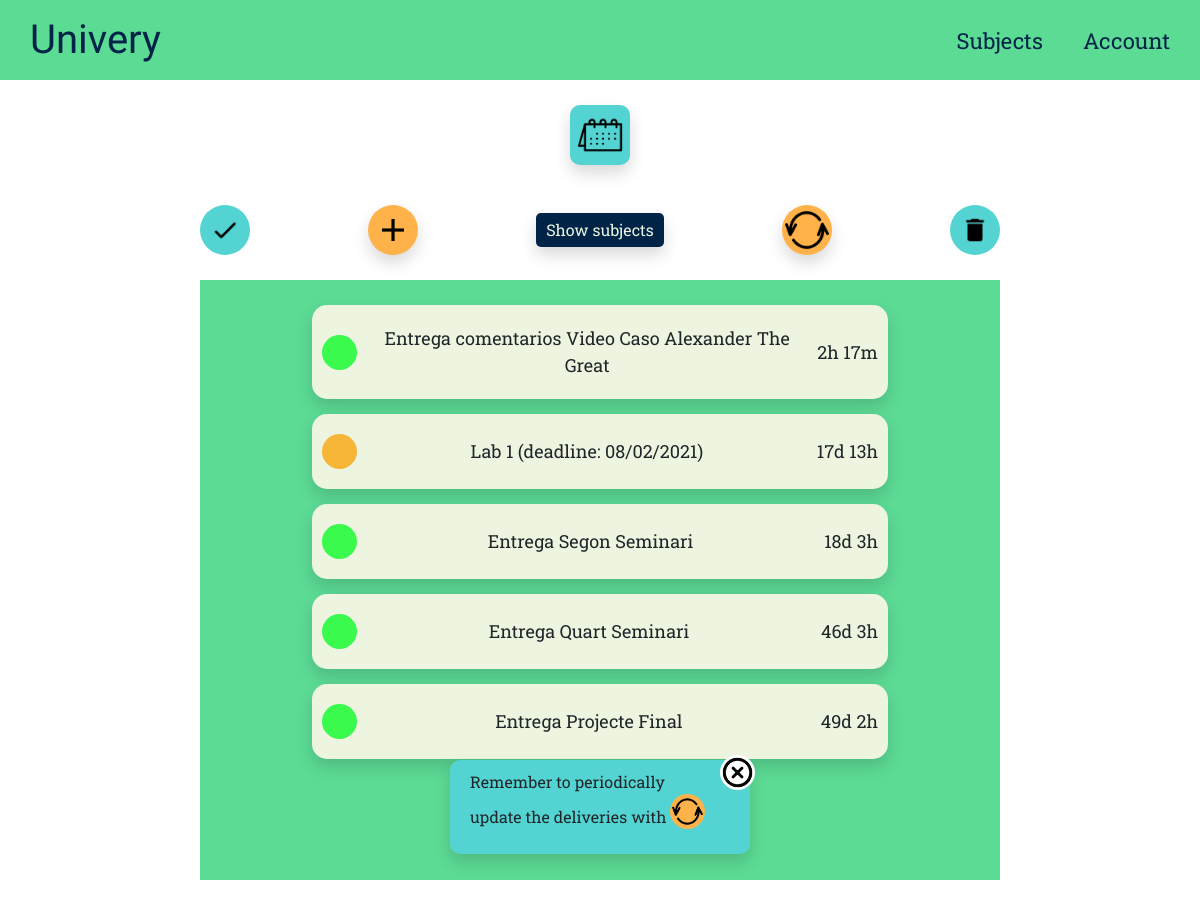
Screenshot of / (signed in) with the database file from the repository.
### app/models.py (models this page shows, shortened)
class UserSubject(db.Model):
    __tablename__ = 'userSubject'
    subject_id = db.Column(db.String(15), db.ForeignKey('subject.identification'), primary_key=True)
    user_id = db.Column(db.Integer, db.ForeignKey('user.id'), primary_key=True)
    color = db.Column(db.String(10), nullable=False, default="#000")
    subject = db.relationship("Subject", back_populates="users")
    user = db.relationship("User", back_populates="subjects")

class Delivery(db.Model):
    id = db.Column(db.Integer, primary_key=True)
    identification = db.Column(db.String(15), nullable=False, default=0)
    name = db.Column(db.String(80), nullable=False)
    description = db.Column(db.String(1000))
    toDate = db.Column(db.DateTime, nullable=True)
    toDateStr = db.Column(db.String(20), nullable=True)
    url = db.Column(db.String(300), nullable=True)
    hasEnded = db.Column(db.Boolean, nullable=False, default=False)
    subject_id = db.Column(db.String(15), db.ForeignKey('subject.identification'), nullable=False)
    users = db.relationship("UserDelivery", back_populates="delivery")

### app/main/routes.py (the view)
@main.route("/")
def home():
    if not current_user.is_authenticated:
        return render_template('welcome.html', title="Welcome")
    return render_template('delivery/not-done-deliveries.html', title="Home", actions=ACTIONS,
            deliveries=filter_deliveries(
                lambda d: not d.isDone and not d.isEliminated and is_future(d.delivery.toDate)),
                date_format=DATE_FORMAT)

### app/deliveries/utils.py (called while the page is built)
def filter_deliveries(restriction):
    data = build_data([
        d for d in current_user.deliveries if restriction(d)])
    return sorted(data, key=lambda x: x['toDate'])

def build_data(deliveries):
    return [{
            "id": ud.delivery.id,
            "name": ud.delivery.name,
            "description": ud.delivery.description,
            "toDate": ud.delivery.toDate,
            "toDateStr": ud.delivery.toDate.strftime(DATE_FORMAT),
            "url": ud.delivery.url,
            "type": getType(ud),
            "subject_name": getSubjectById(ud.delivery.subject_id).name,
            "subject_color": USbySubject(ud.delivery.subject_id).color
        } for ud in deliveries]

def is_future(date):
    return date > datetime.now()

def getType(ud):
    if ud.isEliminated:
        return "Removed"
    elif ud.isDone:
        return "Done"
    return "Undone"

### app/global_utils.py (called while the page is built)
def USbySubject(subject_id):
    return db.session.query(UserSubject).filter_by(
        subject_id=subject_id,
        user_id=current_user.id
    ).first()

def getSubjectById(id):
    return db.session.query(Subject
    ).filter_by(identification=id
    ).first()

### app/main/utils.py (called while the page is built)
    def __call__(self):
        if self.boolean:
            return render_template('errors/maintenance.html', title="Error")

### app/models.py (called while the page is built)
@login_manager.user_loader
def load_user(id):
    return User.query.get(int(id))

### app/templates/delivery/not-done-deliveries.html
{% extends "home.html" %}
{% block deliveries %}
<div class="menu">
    <div class="swapper md-vr-mg">
        <a href="{{url_for('deliveries.calendar')}}"><img class="shadow" src="/static/web_pics/calendar.png" alt=""></a>
    </div>
    <div class="info">
        <div>
            <a href="{{url_for('main.done_deliveries')}}"><img class="del-type-img" src="/static/web_pics/done.png" alt=""></a>
        </div>
        <div>
            <a href="{{ url_for('deliveries.add_delivery', next=request.endpoint) }}">
                <img class="shadow action-img" src="/static/web_pics/add.png" alt="">
            </a>
        </div>
        <div>
            <p id="colors-btn" class="show-colors shadow">Show subjects</p>
        </div>
        <div>
            <a href="{{ url_for('deliveries.update_deliveries', next=request.endpoint) }}">
                <img class="shadow action-img" src="/static/web_pics/refresh.png" alt="">
            </a>
        </div>
        <div>
            <a href="{{url_for('main.removed_deliveries')}}"><img class="del-type-img" src="/static/web_pics/remove.png" alt=""></a>
        </div>
    </div>
</div>
<div class="mycontainer">
    <div id="notdone" class="delivery-container">
        {% if deliveries|length > 0 %}
            {% for d in deliveries %}
                <div onclick='openPopup({{ d|tojson }}, "/")' class="delivery-block shadow">
                    <span style="--color: {{d['subject_color']}};" class="subject-color"></span>
                    <div class="delivery-name">
                        <p>{{d["name"]}}</p>
                    </div>
                    <div class="delivery-date">
                        <p class="time">{{d["toDate"]}}</p>
                    </div>
                </div>
            {% endfor %}
        {% else %}
            <div class="delivery-block shadow">
                    <div class="delivery-name">
                        <p>No future deliveries</p>
                    </div>
                </div>
        {% endif %}
    </div>
</div>
{% endblock deliveries %}

### app/static/main.css (style rules this page uses)
* { margin: 0; padding: 0; -webkit-box-sizing: border-box; box-sizing: border-box; }
body { font-family: "Roboto Slab", serif; }
.md-vr-mg { margin-top: 25px; margin-bottom: 25px; }
.shadow { -webkit-box-shadow: rgba(255, 255, 255, 0.1) 0px 1px 1px 0px inset, rgba(50, 50, 93, 0.25) 0px 50px 100px -20px, rgba(0, 0, 0, 0.3) 0px 30px 60px -30px; box-shadow: rgba(255, 255, 255, 0.1) 0px 1px 1px 0px inset, rgba(50, 50, 93, 0.25) 0px 50px 100px -20px, rgba(0, 0, 0, 0.3) 0px 30px 60px -30px; }
.subject-color { height: 35px; width: 35px; background-color: var(--color); border-radius: 50%; }
.action-img { margin: 15px 0px; background-color: #feb249; border-radius: 50%; width: 50px; }
.menu { width: 95%; margin: 10px auto; }
.swapper { display: -webkit-box; display: -ms-flexbox; display: flex; -webkit-box-pack: center; -ms-flex-pack: center; justify-content: center; }
.swapper img { width: 60px; background-color: #53d3d1; padding: 5px; border-radius: 10px; }
.info { width: calc(min(800px, 90%)); margin: 0 auto; display: -webkit-box; display: -ms-flexbox; display: flex; -webkit-box-pack: justify; -ms-flex-pack: justify; justify-content: space-between; -webkit-box-align: center; -ms-flex-align: center; align-items: center; }
.show-colors { font-family: "Roboto Slab", serif; margin: 0; background-color: #002447; padding: 5px 10px; color: #edf5e1; border-radius: 5px; cursor: help; }
.del-type-img { background-color: #53d3d1; border-radius: 50%; padding: 10px; width: 50px; }
.mycontainer { width: calc(min(800px, 80%)); height: 600px; margin: 0 auto; background-color: #5cdb95; margin-bottom: 70px; }
.delivery-container { width: 90%; margin: 0 auto; height: 90%; padding: 10px 0; overflow-x: hidden; background-color: #5cdb95; font-family: "Roboto Slab", serif; font-size: 18px; }
.delivery-block { display: -webkit-box; display: -ms-flexbox; display: flex; -webkit-box-pack: justify; -ms-flex-pack: justify; justify-content: space-between; -webkit-box-align: center; -ms-flex-align: center; align-items: center; width: 80%; margin: 15px auto; padding: 20px 10px; background-color: #edf5e1; border-radius: 15px; cursor: pointer; }
.delivery-name { max-width: 75%; }
.delivery-name p, .delivery-date p { margin: 0; text-align: center; }

### rows the page displays
Delivery: name "Entrega comentarios Video Caso Alexander The Great"
Delivery: name "Lab 1 (deadline: 08/02/2021)"
Delivery: name "Entrega Segon Seminari"
Delivery: name "Entrega Quart Seminari"
Delivery: name "Entrega Projecte Final"
